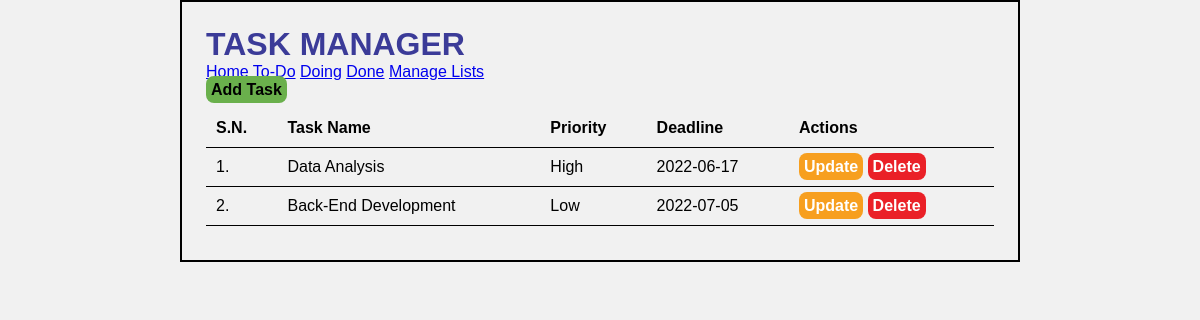
The app's page /list-task.php?list_id=2 with its own data.
### tables this page shows
CREATE TABLE `tbl_lists` (
  `list_id` int(10) UNSIGNED NOT NULL,
  `list_name` varchar(50) NOT NULL,
  `list_description` varchar(150) DEFAULT NULL
);

CREATE TABLE `tbl_tasks` (
  `task_id` int(10) UNSIGNED NOT NULL,
  `task_name` varchar(150) NOT NULL,
  `task_description` text NOT NULL,
  `list_id` int(11) NOT NULL,
  `priority` varchar(10) NOT NULL,
  `deadline` date NOT NULL
);

### list-task.php (the view, shortened to what this page needs)
<?php
    $list_id_url = $_GET['list_id'];
?>
<html>
    <head>
        <link rel="stylesheet" type="text/css" href="css/style.css">
    </head>
    <body>
        <div class="wrapper">
        <h1>TASK MANAGER</h1>
        <div class="menu">
            <a href="index.php">Home</a>
            <?php
                $conn2 = mysqli_connect(LOCALHOST, DB_USERNAME, DB_PASSWORD) or die(mysqli_error());
                $sql2 = "SELECT * FROM tbl_lists";
                $res2 = mysqli_query($conn2, $sql2);
                if($res2==true)
                {
                    while($row2=mysqli_fetch_assoc($res2))
                    {
                        $list_id = $row2['list_id'];
                        $list_name = $row2['list_name'];
                        ?>
                        <a href="list-task.php?list_id=<?php echo $list_id; ?>"><?php echo $list_name; ?></a>
                        <?php
                    }
                }
            ?>
            <a href="manage-list.php">Manage Lists</a>
        </div>
        <div class="all-task">
            <a class="btn-primary" href="add-task.php">Add Task</a>
            <table class="tbl-full">
                <tr>
                    <th>S.N.</th>
                    <th>Task Name</th>
                    <th>Priority</th>
                    <th>Deadline</th>
                    <th>Actions</th>
                </tr>
                <?php
                    $conn = mysqli_connect(LOCALHOST, DB_USERNAME, DB_PASSWORD) or die(mysqli_error());
                    $sql = "SELECT * FROM tbl_tasks WHERE list_id=$list_id_url";
                    $res = mysqli_query($conn, $sql);
                    if($res==true)
                    {
                        $count_rows = mysqli_num_rows($res);
                        $sn = 1;
                        if($count_rows>0)
                        {
                            while($row=mysqli_fetch_assoc($res))
                            {
                                $task_id = $row['task_id'];
                                $task_name = $row['task_name'];
                                $priority = $row['priority'];
                                $deadline = $row['deadline'];
                                ?>
                                <tr>
                                    <td><?php echo $sn++ ?>.</td>
                                    <td><?php echo $task_name; ?></td>
                                    <td><?php echo $priority; ?></td>
                                    <td><?php echo $deadline; ?></td>
                                    <td>
                                        <a class="btn-update" href="update-task.php?task_id=<?php echo $task_id; ?>">Update</a>
                                    <a class="btn-delete" href="delete-task.php?task_id=<?php echo $task_id; ?>">Delete</a>
                                    </td>
                                </tr>
                                <?php
                            }
                        }
                        else
                        {
                            ?>
                            <tr>
                                <td colspan="5">No Tasks added on this list.</td>
                            </tr>
                            <?php
                        }
                    }
                ?>
            </table>
        </div>
        </div>
    </body>
</html>

### css/style.css (style rules this page uses)
* { margin: 0; padding: 0; font-family: Arial, sans-serif; box-sizing: border-box; }
body { background-color: #f1f1f1; }
.wrapper { border: 2px solid black; width: 70%; margin: 0 auto; padding: 2%; }
h1 { color: #3B3B98; margin: 0; }
.btn-primary { background-color: #6ab04c; padding: 5px; font-weight: bold; text-decoration: none; color: black; border-radius: 8px; }
.btn-update { background-color: #F79F1F; padding: 5px; font-weight: bold; text-decoration: none; color: white; border-radius: 8px; }
.btn-delete { background-color: #EA2027; padding: 5px; font-weight: bold; text-decoration: none; color: white; border-radius: 8px; }
.tbl-full { width: 100%; }
table { width: 100%; border-collapse: collapse; margin: 10px 0; }
table tr th, table tr td { text-align: left; padding: 10px; border-bottom: 1px solid black; }

### records on screen
tbl_lists: list_name "To-Do"
tbl_lists: list_name "Doing"
tbl_lists: list_name "Done"
tbl_tasks: task_name "Data Analysis", priority "High", deadline "2022-06-17"
tbl_tasks: task_name "Back-End Development", priority "Low", deadline "2022-07-05"
